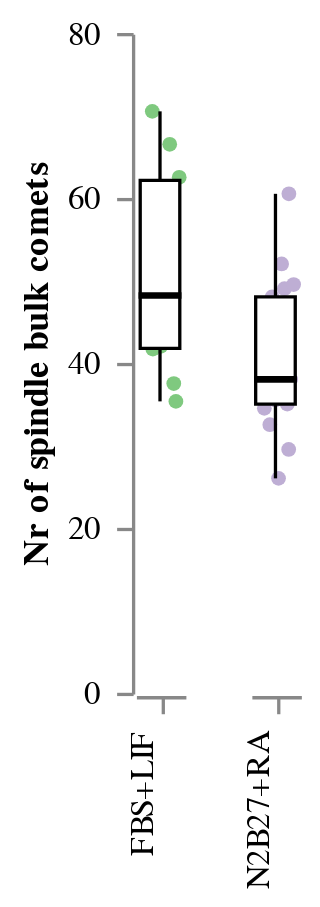

This figure's notebook cell:
### Code cell
STRIP_Comets_Bulk = stripbox(
    data = df, 
    x = "Condition", 
    y = "Number_Comets_SpindleBulk", 
    y_title = "Nr of spindle bulk comets", 
    colour = "Condition"
)
STRIP_Comets_Bulk
